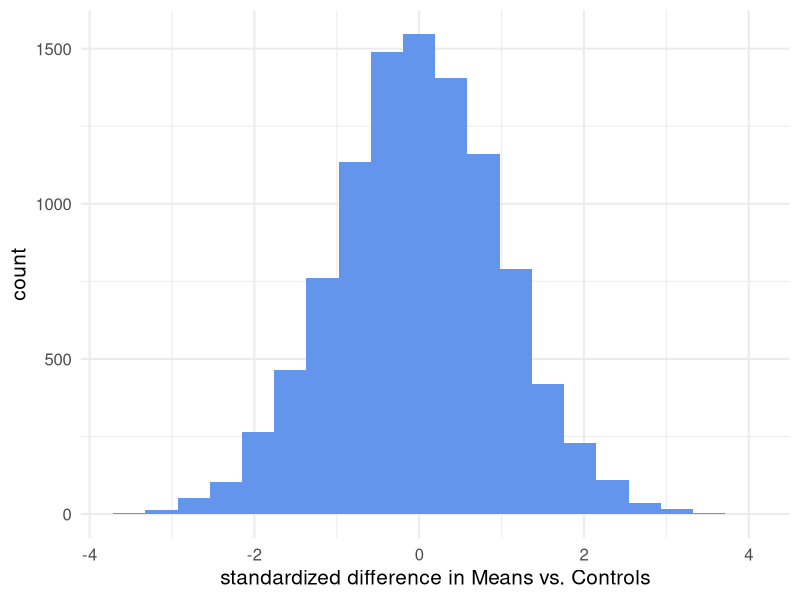
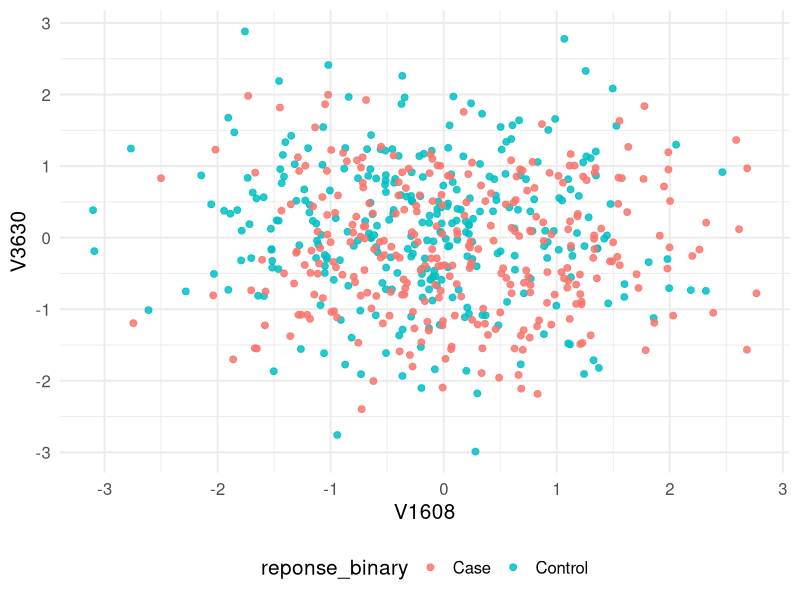
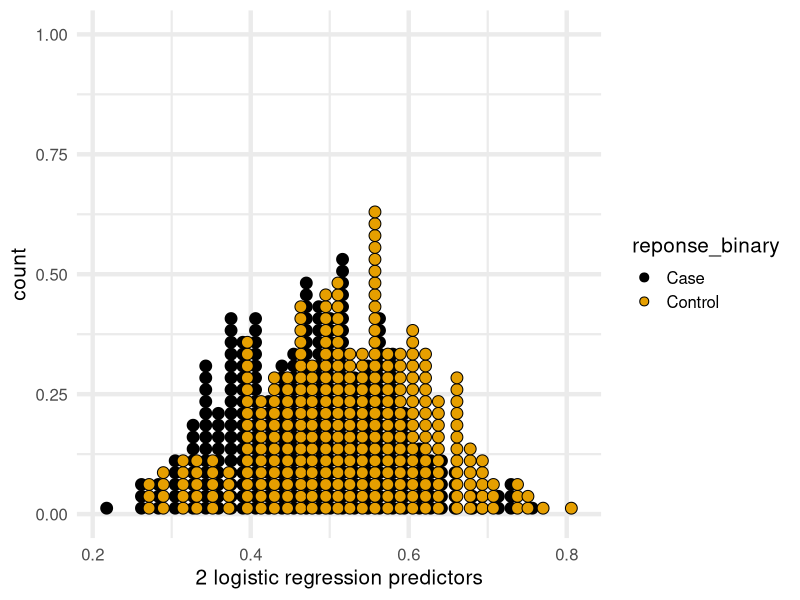
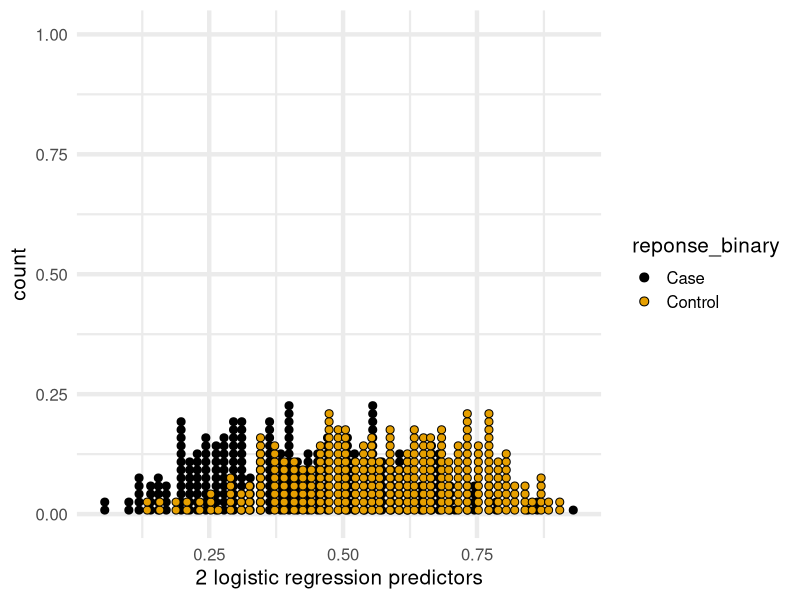
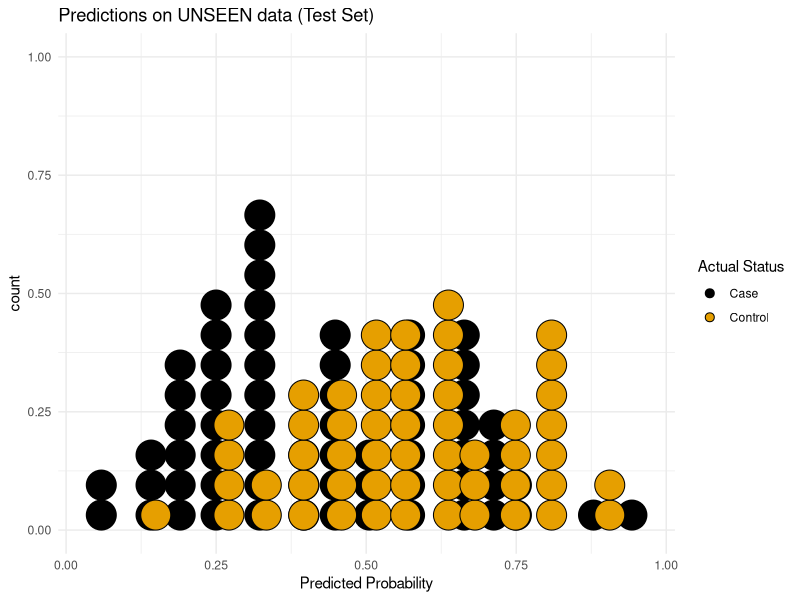

R code for these plots, in order: (Note: this script raises an error after producing the figures.)
## ---- chunk 1
library(tidyverse)
library(ggthemes)
library(knitr)
theme_set(theme_minimal(base_size = 15, base_line_size = 1.5))

set.seed(42)
n_ind <- 300  # How many individuals in each class
n_features <- 10^4 # How many spurious features ( aka predictors)

fake_features <- rnorm(n = 2*n_ind*n_features) # 2*n_ind in total * n_features
fake_df <- as_tibble(matrix(data = fake_features, ncol = n_features))
dim(fake_df)
rm(fake_features) # not needed --> cleanup

reponse_binary <- as.factor(c(rep("Control", n_ind), rep("Case", n_ind)))
reponse_score <- rnorm(n = 2*n_ind, mean = 10, sd = 2)
length(reponse_score)
pseudo_df  <- tibble(reponse_binary, fake_df)

pseudo_df %>% select(1:6) %>% head() %>% kable("pandoc", digits = 2)

## ---- chunk 2
df_longer <- pivot_longer(data = pseudo_df,
                          cols =2:(n_features+1),names_to = "Feature")
dim(df_longer)
names(df_longer) <-c("response", "Feature", "log10_gene_expr")
head(df_longer) %>% knitr::kable(digits = 2)
## ---- chunk 3
stats_byFeature_by_treatment <-df_longer %>%
  group_by(Feature,response) %>%
  summarize(n_obs = n(),   # just a check sample size
            mean = mean(log10_gene_expr),
            var = var(log10_gene_expr))

head(stats_byFeature_by_treatment) %>% knitr::kable(digits = 2)
## ---- chunk 4
summary_features <-pivot_wider(data = stats_byFeature_by_treatment, 
            names_from = response, 
            values_from = c("n_obs","mean", "var"))

head(summary_features) %>% knitr::kable(digits = 2)

## ---- chunk 5
summary_features  <- summary_features %>%
  mutate(mean_diff = mean_Case - mean_Control) %>%
  mutate(se_diff = sqrt( (var_Case/n_obs_Case) +(var_Control/n_obs_Control)) ) %>%
  mutate(t_welch = mean_diff / se_diff) %>%
  arrange(-abs(t_welch)) %>%
  {.}

knitr::kable(summary_features[1:10, c(1,8,10)], col.names = c("gene", "Obs_diff", "t_obs"))

## ---- chunk 6
ggplot(data = summary_features, aes(x=t_welch))+ 
  geom_histogram(bins = 20, fill="cornflowerblue")+  # <--my kind of blue :)
  xlab("standardized difference in Means vs. Controls")+
  theme_minimal(base_size = 15)+
  NULL


## ---- chunk 7
pseudo_df <- pseudo_df %>%
  mutate(logistic01 = ifelse(reponse_binary == "Case", 0, 1))
 
table(pseudo_df$logistic01)

ggplot(pseudo_df, aes(x=V1608, y = V3630, color = reponse_binary)) +
  geom_point(size=2, alpha=0.85)+
  theme_minimal(base_size = 15)+
  theme(legend.position = "bottom")+
  NULL

## ---- chunk 8


m1 <- glm(data = pseudo_df, formula = logistic01 ~ V1608 + V3630 ,  family = "binomial" )
m0 <- glm(data = pseudo_df, formula = logistic01 ~ 1,  family = "binomial" )
(1 - m1$deviance/m0$deviance)

pseudo_df$magic <-m1$fitted.values
ggplot(data = pseudo_df, aes(x=magic, fill = reponse_binary)) + 
  geom_dotplot(binwidth = 0.0150)+ 
  scale_fill_colorblind()+
  xlab("2 logistic regression predictors") +
  NULL


## ---- chunk 9
m1 <- glm(data = pseudo_df, formula = logistic01 ~ V1608 + V3630 + V2976 + V5864 + V1709 + V1777 + V148 + V9460 + V287 + V7702 ,  family = "binomial" )
m0 <- glm(data = pseudo_df, formula = logistic01 ~ 1,  family = "binomial" )
(1 - m1$deviance/m0$deviance)

pseudo_df$magic <-m1$fitted.values
ggplot(data = pseudo_df, aes(x=magic, fill = reponse_binary)) + 
  geom_dotplot(binwidth = 0.0150)+ 
  scale_fill_colorblind()+
  xlab("2 logistic regression predictors") +
  NULL
## ---- chunk 10
# Splitting the data: 80% for training, 20% for testing
set.seed(123)
train_idx <- sample(1:nrow(pseudo_df), size = 0.8 * nrow(pseudo_df))
train_data <- pseudo_df[train_idx, ]
test_data  <- pseudo_df[-train_idx, ]

# Training the model ONLY using the training data
m_train <- glm(data = train_data, 
               formula = logistic01 ~ V1608 + V3630 + V2976 + V5864 + V1709 + V1777 + V148 + V9460 + V287 + V7702, 
               family = "binomial")

# Prediction outcomes for the TEST data
test_predictions <- predict(m_train, newdata = test_data, type = "response")

# Plot the TEST results
test_results <- tibble(prob = test_predictions, real = test_data$reponse_binary)

ggplot(test_results, aes(x = prob, fill = real)) +
  geom_dotplot(binwidth = 0.05) +
  scale_fill_colorblind() +
  labs(title = "Predictions on UNSEEN data (Test Set)", 
       x = "Predicted Probability", 
       fill = "Actual Status") +
  theme_minimal()
## ---- chunk 11
library(tidyverse)
getwd()
tcgadf <- read_rds("datasets/TCGA_cancer_classification/miniTCGA.3349x4006.rds") 

dim(tcgadf) # check this should be 3349 4007
names(tcgadf)[1:30]

tcgadf %>%
  group_by(response) %>%
  summarise(observations=n()) %>%
  knitr::kable()


tcgadf <- tcgadf %>%
  mutate(sampletype=response, 
         response=ifelse(test= response=="Tumor", yes = 1, no = 0 ))

tcgadf %>%
  group_by(response) %>%
  summarise(observations=n()) %>%
  knitr::kable()


## ---- chunk 12
tcgadf_no_na <- subset(tcgadf, !is.na(tissue))

tcgadf_clean <- tcgadf_no_na %>%
  mutate(sample_type = case_when(
    response == 0 ~ "Normal",
    response == 1 ~ "Tumor"
  ))

ggplot(tcgadf_clean, aes(x = tissue, y = pc1, fill = sample_type)) +
  geom_boxplot()+
  scale_fill_manual(values = c("Normal" = "green", "Tumor" = "red")) +
  labs(title = "PC1 by tissue")

ggplot(tcgadf_clean, aes(x = tissue, y = pc2, fill = sample_type)) +
  geom_boxplot()+
  scale_fill_manual(values = c("Normal" = "green", "Tumor" = "red")) +
  labs(title = "PC1 by tissue")
## ---- chunk 13
# 1. Create the training set by removing rows with unknown SampleType
training_set <- tcgadf_clean %>%
  filter(!is.na(sample_type))

# 2. Check how many samples we have left
nrow(training_set)

# 3. See the distribution of Normal vs Tumor
table(training_set$sample_type)
## ---- chunk 14
library(tidyr)
library(dplyr)

long_data <- training_set %>%
  pivot_longer(
    cols = -any_of(c("rowid", "response", "tissue", "pc1", "pc2", "pc3", "sample_type", "sampletype")), 
    names_to = "gene",
    values_to = "expression"
  )

summary_overall <- long_data %>%
  group_by(gene) %>%
  summarise(
    n_obs_Case = sum(response == 1, na.rm = TRUE),
    n_obs_Control = sum(response == 0, na.rm = TRUE),
    mean_Case = mean(expression[response == 1], na.rm = TRUE),
    mean_Control = mean(expression[response == 0], na.rm = TRUE),
    var_Case = var(expression[response == 1], na.rm = TRUE),
    var_Control = var(expression[response == 0], na.rm = TRUE)
  ) %>%
  mutate(mean_diff = mean_Case - mean_Control) %>%
  mutate(se_diff = sqrt( (var_Case/n_obs_Case) + (var_Control/n_obs_Control) )) %>%
  mutate(t_welch = mean_diff / se_diff) %>%
  arrange(desc(abs(t_welch))) # Ordena por el valor absoluto de t_welch

knitr::kable(summary_overall[1:10, c("gene", "mean_diff", "t_welch")], 
             col.names = c("Gene", "Obs_diff", "t_obs"))
